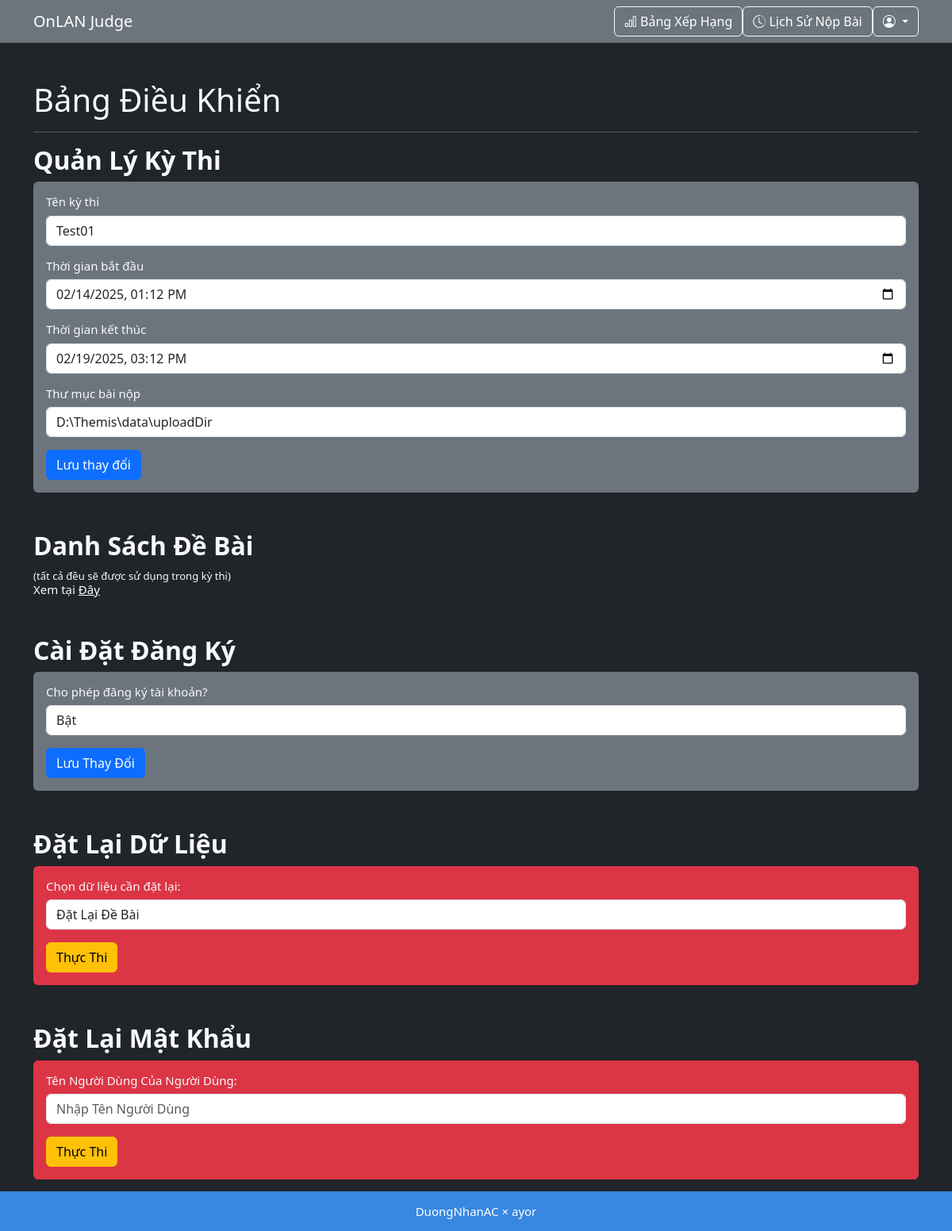
/admin_dashboard.php (signed in), run on an earlier commit of the app's database.
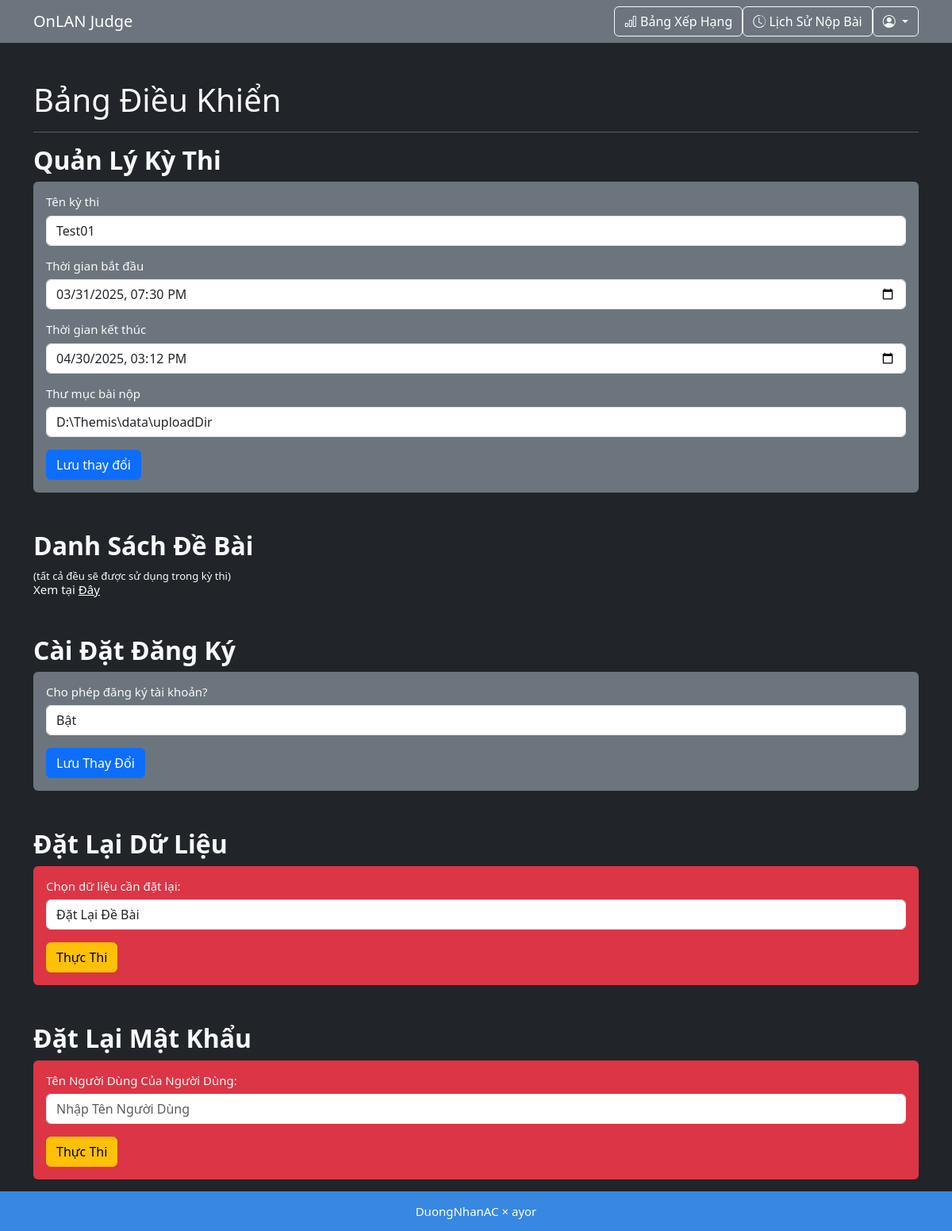
And on a later commit of the database.
### tables this page shows
CREATE TABLE IF NOT EXISTS `contest_settings` (
  `id` int(11) NOT NULL AUTO_INCREMENT,
  `title` varchar(255) NOT NULL,
  `start_time` datetime NOT NULL,
  `end_time` datetime NOT NULL,
  `submission_path` varchar(255) NOT NULL,
  `allow_registration` tinyint(1) DEFAULT 1,
  PRIMARY KEY (`id`)
);

### admin_dashboard.php (the view, shortened to what this page needs)
<?php
require 'config.php';
$stmt = $pdo->query("SELECT * FROM contest_settings LIMIT 1");
$contest = $stmt->fetch();
?>
<!DOCTYPE html>
<html lang="vi">
<head>
    <link href="assets/css/prism.css" rel="stylesheet">
    <link rel="stylesheet" href="assets/css/bootstrap.min.css">
    <link rel="stylesheet" href="assets/css/bootstrap-icons.css">
    <link rel="stylesheet" href="assets/css/styles.css">
</head>
<body class="bg-dark text-light">
    <nav class="navbar navbar-expand-lg navbar-dark bg-secondary">
		<div class="container">
			<a class="navbar-brand" href="index.php">OnLAN Judge</a>
			<div class="collapse navbar-collapse justify-content-end" id="navbarNav">
				<a href="ranking.php" class="btn btn-outline-light">
					<i class="bi bi-bar-chart"></i> Bảng Xếp Hạng
				</a>
				<?php if (isset($_SESSION['user_id'])): ?>
					<a href="submissions.php" class="btn btn-outline-light">
						<i class="bi bi-clock-history"></i> Lịch Sử Nộp Bài
					</a>
					<div class="dropdown">
						<button class="btn btn-outline-light dropdown-toggle" type="button" id="userDropdown" data-bs-toggle="dropdown">
							<i class="bi bi-person-circle"></i>
						</button>
					</div>
				<?php else: ?>
					<a href="auth.php" class="btn btn-success">
						<i class="bi bi-person-plus-fill"></i> Đăng Nhập/Đăng Ký
					</a>
				<?php endif; ?>
			</div>
		</div>
	</nav>
    <div class="container mt-5" style="margin-bottom:15px;">
        <h1>Bảng Điều Khiển</h1>
        <hr>
        <h2>Quản Lý Kỳ Thi</h2>
        <form method="POST" class="bg-secondary p-3 rounded">
            <label class="form-label">Tên kỳ thi</label>
            <input type="text" name="title" value="<?= htmlspecialchars($contest['title']) ?>" class="form-control mb-3">
            <label class="form-label">Thời gian bắt đầu</label>
            <input type="datetime-local" name="start_time" value="<?= $contest['start_time'] ?>" class="form-control mb-3">
            <label class="form-label">Thời gian kết thúc</label>
            <input type="datetime-local" name="end_time" value="<?= $contest['end_time'] ?>" class="form-control mb-3">
            <label class="form-label">Thư mục bài nộp</label>
            <input type="text" name="submission_path" value="<?= htmlspecialchars($contest['submission_path']) ?>" class="form-control mb-3">
            <button type="submit" name="contest_settings" class="btn btn-primary">Lưu thay đổi</button>
        </form>
        <h2 class="mt-5">Danh Sách Đề Bài</h2><small>(tất cả đều sẽ được sử dụng trong kỳ thi)</small>
        <br>Xem tại <a href="problems.php">Đây</a>
        <h2 class="mt-5">Cài Đặt Đăng Ký</h2>
        <form method="POST" class="bg-secondary p-3 rounded">
            <label class="form-label">Cho phép đăng ký tài khoản?</label>
            <select name="allow_registration" class="form-control mb-3">
                <option value="1" <?= ($contest['allow_registration'] == 1) ? 'selected' : '' ?>>Bật</option>
            </select>
            <button type="submit" name="update_registration" class="btn btn-primary">Lưu Thay Đổi</button>
        </form>
        <h2 class="mt-5">Đặt Lại Dữ Liệu</h2>
        <form method="POST" class="bg-danger p-3 rounded">
            <label class="form-label">Chọn dữ liệu cần đặt lại:</label>
            <select name="reset_option" class="form-control mb-3">
                <option value="problems">Đặt Lại Đề Bài</option>
            </select>
            <button type="submit" name="reset" class="btn btn-warning">Thực Thi</button>
        </form>
        <h2 class="mt-5">Đặt Lại Mật Khẩu</h2>
        <form method="POST" class="bg-danger p-3 rounded">
            <label class="form-label">Tên Người Dùng Của Người Dùng:</label>
            <input type="text" name="username" class="form-control mb-3" placeholder="Nhập Tên Người Dùng">
            <button type="submit" name="resetstudentpassword" class="btn btn-warning">Thực Thi</button>
        </form>
    </div>
</body>
<footer>
    <div class="text-center mt-3">
        <p>DuongNhanAC × ayor</p>
    </div>
</footer>
</html>

What changed in the data, as far as the page shows it:
changed contest_settings "Test01": start_time "02/14/2025 13:12" → "03/31/2025 19:30"; end_time "02/19/2025 15:12" → "04/30/2025 15:12"
